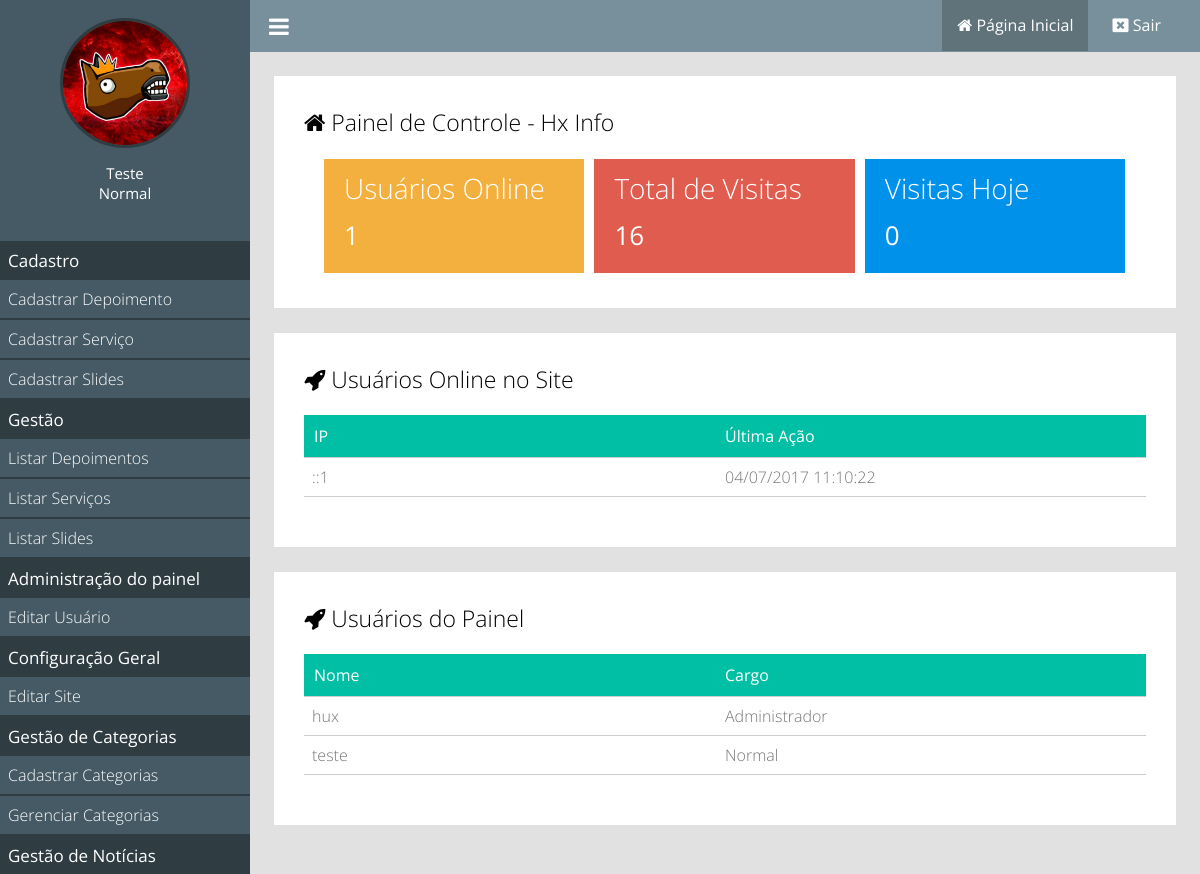
Page /painel/ (signed in) on the committed database.
### classes/MySql.php (called while the page is built)
<?php
	class MySql{
		private static $pdo;
		public static function conectar(){
			if(self::$pdo == null){
				try{
				self::$pdo = new PDO('mysql:host='.HOST.';dbname='.DATABASE,USER,PASSWORD,array(PDO::MYSQL_ATTR_INIT_COMMAND => "SET NAMES utf8"));
				self::$pdo->setAttribute(PDO::ATTR_ERRMODE,PDO::ERRMODE_EXCEPTION);
				}catch(Exception $e){
					echo '<h2>Erro ao conectar</h2>';
				}
			}
			return self::$pdo;
		}
	}
?>

### painel/pages/home.php (the view, shortened to what this page needs)
<?php
	$usuariosOnline = Painel::listarUsuariosOnline();
	$pegarVisitasTotais = MySql::conectar()->prepare("SELECT * FROM `tb_admin.visitas`");
	$pegarVisitasTotais->execute();
	$pegarVisitasTotais = $pegarVisitasTotais->rowCount();
	$pegarVisitasHoje = MySql::conectar()->prepare("SELECT * FROM `tb_admin.visitas` WHERE dia = ?");
	$pegarVisitasHoje->execute(array(date('Y-m-d')));
	$pegarVisitasHoje = $pegarVisitasHoje->rowCount();
?>
<div class="box-content w100">
		<h2><i class="fa fa-home"></i> Painel de Controle - <?php echo NOME_EMPRESA ?></h2>
		<div class="box-metricas">
			<div class="box-metrica-single">
				<div class="box-metrica-wraper">
					<h2>Usuários Online</h2>
					<p><?php echo count($usuariosOnline); ?></p>
				</div>
			</div>
			<div class="box-metrica-single">
				<div class="box-metrica-wraper">
					<h2>Total de Visitas</h2>
					<p><?php echo $pegarVisitasTotais; ?></p>
				</div>
			</div>
			<div class="box-metrica-single">
				<div class="box-metrica-wraper">
					<h2>Visitas Hoje</h2>
					<p><?php echo $pegarVisitasHoje; ?></p>
				</div>
			</div>
		</div>
</div>
<div class="box-content w100 left">
<h2><i class="fa fa-rocket" aria-hidden="true"></i> Usuários Online no Site</h2>
	<div class="table-responsive">
		<div class="row">
			<div class="col">
				<span>IP</span>
			</div>
			<div class="col">
				<span>Última Ação</span>
			</div>
		</div>
		<?php
			foreach ($usuariosOnline as $key => $value) {
		?>
		<div class="row">
			<div class="col">
				<span><?php echo $value['ip'] ?></span>
			</div>
			<div class="col">
				<span><?php echo date('d/m/Y H:i:s',strtotime($value['ultima_acao'])) ?></span>
			</div>
		</div>
		<?php } ?>
	</div>
</div>
<div class="box-content w100 right">
<h2><i class="fa fa-rocket" aria-hidden="true"></i> Usuários do Painel</h2>
	<div class="table-responsive">
		<div class="row">
			<div class="col">
				<span>Nome</span>
			</div>
			<div class="col">
				<span>Cargo</span>
			</div>
		</div>
		<?php
			$usuariosPainel = MySql::conectar()->prepare("SELECT * FROM `tb_admin.usuarios`");
			$usuariosPainel->execute();
			$usuariosPainel = $usuariosPainel->fetchAll();
			foreach ($usuariosPainel as $key => $value) {
		?>
		<div class="row">
			<div class="col">
				<span><?php echo $value['user'] ?></span>
			</div>
			<div class="col">
				<span><?php echo pegaCargo($value['cargo']); ?></span>
			</div>
		</div>
		<?php } ?>
	</div>
</div>

### painel/css/style.css (style rules this page uses)
* { margin: 0; padding: 0; box-sizing: border-box; font-family: "Open Sans"; }
html,body { height: 100%; background: rgb(225,225,225); }
body { overflow-x: hidden; }
.w100 { width: 100%; }
.left { float: left; }
.right { float: right; }
.box-content { background: white; padding: 30px; margin-bottom: 25px; }
.box-content h2 { font-weight: 300; font-size: 23px; }
.box-metricas { margin-top:16px; padding:0 15px; }
.box-metrica-single { float: left; position: relative; width: 33.3%; background: #F4B03E; border: 5px solid white; }
.box-metricas .box-metrica-single:nth-of-type(2) { background: #E05C4E; }
.box-metricas .box-metrica-single:nth-of-type(3) { background: #0091ea; }
.box-metrica-wraper { padding: 10px 20px; text-align: left; color: white; }
.box-metrica-wraper h2 { font-size: 28px; }
.box-metrica-wraper p { padding: 10px 0; font-size: 26px; }
.table-responsive { margin:20px auto; font-weight: 300; }
.table-responsive .row:nth-of-type(1) { font-weight: normal; background: #00bfa5; padding: 10px; color: white; }
.table-responsive .row { color: #777; padding: 8px; border-bottom: 1px solid #ccc; }
.col { float: left; width: 50%; }

### rows in the picture
tb_admin.online: ip "::1", ultima_acao "04/07/2017 11:10:22"
tb_admin.usuarios: user "hux", cargo "Administrador"
tb_admin.usuarios: user "teste", cargo "Normal"

### other values in the picture
$_SESSION['nome'] "Teste"
pegaCargo($_SESSION['cargo']) "Normal"
NOME_EMPRESA "Hx Info"
count($usuariosOnline) "1"
$pegarVisitasTotais "16"
$pegarVisitasHoje "0"
